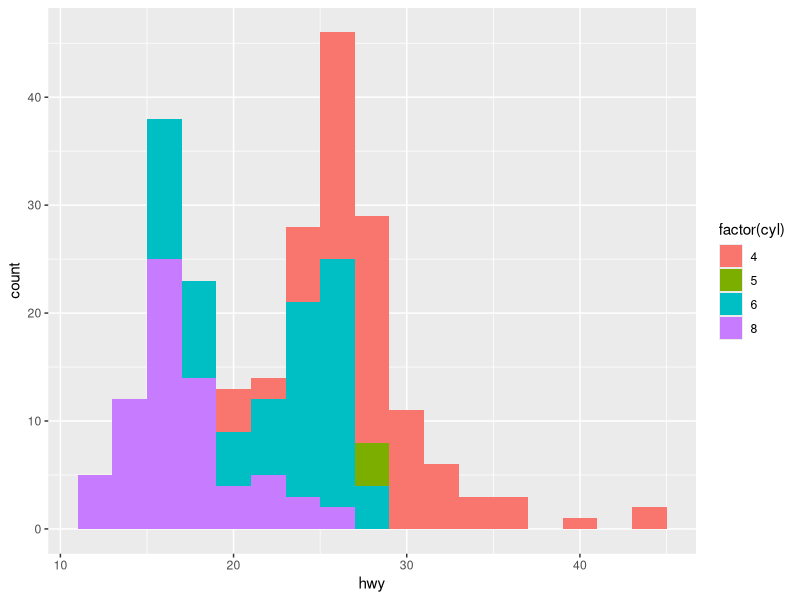

This chart was generated by the following R code: (Note: this script raises an error after producing the figure.)
## ---- chunk 1
library("knitr")

## ---- chunk 2

## ---- chunk 3

## ---- chunk 4

## ---- chunk 5

## ---- chunk 6

## ---- chunk 7

## ---- chunk 8



## ---- chunk 9


## ---- chunk 10
 

## ---- chunk 11




## ---- chunk 12



## ---- chunk 13

## ---- chunk 14



## ---- chunk 15

## ---- chunk 16


## ---- chunk 17

## ---- chunk 18

## ---- chunk 19

## ---- chunk 20

## ---- chunk 21

## ---- chunk 22

## ---- chunk 23



## ---- chunk 24


## ---- chunk 25

## ---- chunk 26
library(ggpubr)

p1 <- ggplot(mpg, aes(hwy, fill = factor(cyl))) + geom_histogram(binwidth = 2)
p2 <- ggplot(phones51, aes(Region, Telephones, fill = Telephones)) +
geom_col()


## ---- chunk 27
ggarrange(p1, p2, 
           labels = c("A", "B"),
           ncol = 2, nrow = 1)
